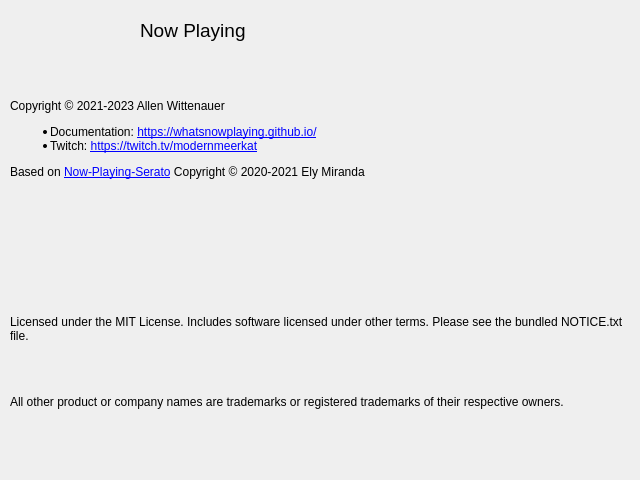
<?xml version="1.0" encoding="UTF-8"?>
<ui version="4.0">
 <class>Form</class>
 <widget class="QWidget" name="Form">
  <property name="geometry">
   <rect>
    <x>0</x>
    <y>0</y>
    <width>640</width>
    <height>480</height>
   </rect>
  </property>
  <property name="windowTitle">
   <string>Form</string>
  </property>
  <property name="windowIcon">
   <iconset resource="settings.qrc">
    <normaloff>:/resources/icon.ico</normaloff>:/resources/icon.ico</iconset>
  </property>
  <widget class="QLabel" name="program_label">
   <property name="geometry">
    <rect>
     <x>140</x>
     <y>10</y>
     <width>451</width>
     <height>41</height>
    </rect>
   </property>
   <property name="frameShape">
    <enum>QFrame::NoFrame</enum>
   </property>
   <property name="text">
    <string>&lt;html&gt;&lt;head/&gt;&lt;body&gt;&lt;p&gt;&lt;img src=&quot;:/resources/icon.ico&quot;/&gt;&lt;span style=&quot; font-size:14pt;&quot;&gt; Now Playing&lt;/span&gt;&lt;/p&gt;&lt;/body&gt;&lt;/html&gt;</string>
   </property>
   <property name="textFormat">
    <enum>Qt::RichText</enum>
   </property>
  </widget>
  <widget class="QWidget" name="verticalLayoutWidget">
   <property name="geometry">
    <rect>
     <x>10</x>
     <y>60</y>
     <width>621</width>
     <height>401</height>
    </rect>
   </property>
   <layout class="QVBoxLayout" name="verticalLayout">
    <item>
     <widget class="QLabel" name="doc_label">
      <property name="text">
       <string>&lt;html&gt;&lt;head/&gt;&lt;body&gt;&lt;p&gt;Copyright © 2021-2023 Allen Wittenauer &lt;/p&gt;&lt;ul style=&quot;margin-top: 0px; margin-bottom: 0px; margin-left: 0px; margin-right: 0px; -qt-list-indent: 1;&quot;&gt;&lt;li style=&quot; margin-top:12px; margin-bottom:0px; margin-left:0px; margin-right:0px; -qt-block-indent:0; text-indent:0px;&quot;&gt;Documentation: &lt;a href=&quot;https://whatsnowplaying.github.io/&quot;&gt;&lt;span style=&quot; text-decoration: underline; color:#0000ff;&quot;&gt;https://whatsnowplaying.github.io/&lt;/span&gt;&lt;/a&gt;&lt;/li&gt;&lt;li style=&quot; margin-top:0px; margin-bottom:12px; margin-left:0px; margin-right:0px; -qt-block-indent:0; text-indent:0px;&quot;&gt;Twitch: &lt;a href=&quot;https://twitch.tv/modernmeerkat/&quot;&gt;&lt;span style=&quot; text-decoration: underline; color:#0000ff;&quot;&gt;https://twitch.tv/modernmeerkat&lt;/span&gt;&lt;/a&gt;&lt;/li&gt;&lt;/ul&gt;&lt;p&gt;Based on &lt;a href=&quot;https://github.com/e1miran/Now-Playing-Serato&quot;&gt;&lt;span style=&quot; text-decoration: underline; color:#0000ff;&quot;&gt;Now-Playing-Serato&lt;/span&gt;&lt;/a&gt; Copyright © 2020-2021 Ely Miranda &lt;/p&gt;&lt;p&gt;&lt;br/&gt;&lt;/p&gt;&lt;/body&gt;&lt;/html&gt;</string>
      </property>
      <property name="textFormat">
       <enum>Qt::RichText</enum>
      </property>
      <property name="wordWrap">
       <bool>true</bool>
      </property>
      <property name="openExternalLinks">
       <bool>true</bool>
      </property>
     </widget>
    </item>
    <item>
     <widget class="QLabel" name="np_label">
      <property name="text">
       <string>&lt;html&gt;&lt;head/&gt;&lt;body&gt;&lt;p&gt;Licensed under the MIT License.  Includes software licensed under other terms.  Please see the bundled NOTICE.txt file.&lt;/p&gt;&lt;p&gt;&lt;br/&gt;&lt;/p&gt;&lt;p&gt;All other product or company names are trademarks or registered trademarks of their respective owners.&lt;/p&gt;&lt;/body&gt;&lt;/html&gt;</string>
      </property>
      <property name="textFormat">
       <enum>Qt::RichText</enum>
      </property>
      <property name="wordWrap">
       <bool>true</bool>
      </property>
     </widget>
    </item>
   </layout>
  </widget>
 </widget>
 <resources>
  <include location="settings.qrc"/>
 </resources>
 <connections/>
</ui>
